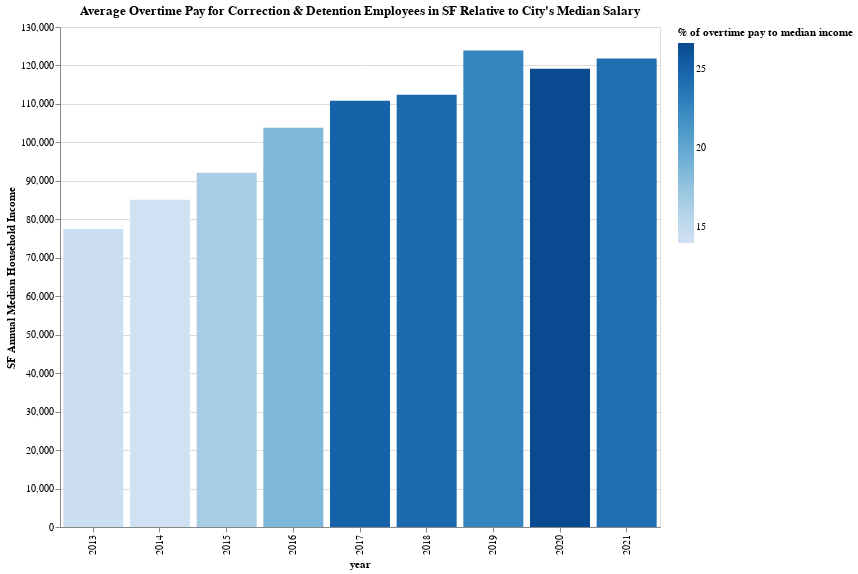

Notebook code for this chart:
### Code cell
alt.Chart(most_overtime).mark_bar().encode(
    x = "year",
    y = alt.Y("median_household_income", title = "SF Annual Median Household Income"),
    color = alt.Color("pct_ot", title = "% of overtime pay to median income")
).properties(title = "Average Overtime Pay for Correction & Detention Employees in SF Relative to City's Median Salary", height = 500, width = 600)

### Figure 1 — Vega-Lite specification as saved in the notebook (floating-point values rounded to 4 significant figures)
{"config": {"view": {"continuousWidth": 300, "continuousHeight": 300}}, "data": {"name": "data-c598c36f057d4b565b84330a9a326029"}, "mark": {"type": "bar"}, "encoding": {"color": {"field": "pct_ot", "title": "% of overtime pay to median income", "type": "quantitative"}, "x": {"field": "year", "type": "nominal"}, "y": {"field": "median_household_income", "title": "SF Annual Median Household Income", "type": "quantitative"}}, "height": 500, "title": "Average Overtime Pay for Correction & Detention Employees in SF Relative to City's Median Salary", "width": 600, "$schema": "https://vega.github.io/schema/vega-lite/v5.6.1.json", "datasets": {"data-c598c36f057d4b565b84330a9a326029": [{"year": "2013", "Correction & Detention": 11090.0, "median_household_income": 77485, "pct_ot": 14.32}, {"year": "2014", "Correction & Detention": 11920.0, "median_household_income": 85070, "pct_ot": 14.01}, {"year": "2015", "Correction & Detention": 15340.0, "median_household_income": 92094, "pct_ot": 16.65}, {"year": "2016", "Correction & Detention": 19370.0, "median_household_income": 103801, "pct_ot": 18.66}, {"year": "2017", "Correction & Detention": 27620.0, "median_household_income": 110816, "pct_ot": 24.93}, {"year": "2018", "Correction & Detention": 27500.0, "median_household_income": 112376, "pct_ot": 24.47}, {"year": "2019", "Correction & Detention": 27990.0, "median_household_income": 123859, "pct_ot": 22.6}, {"year": "2020", "Correction & Detention": 31780.0, "median_household_income": 119136, "pct_ot": 26.68}, {"year": "2021", "Correction & Detention": 29520.0, "median_household_income": 121826, "pct_ot": 24.23}]}}
